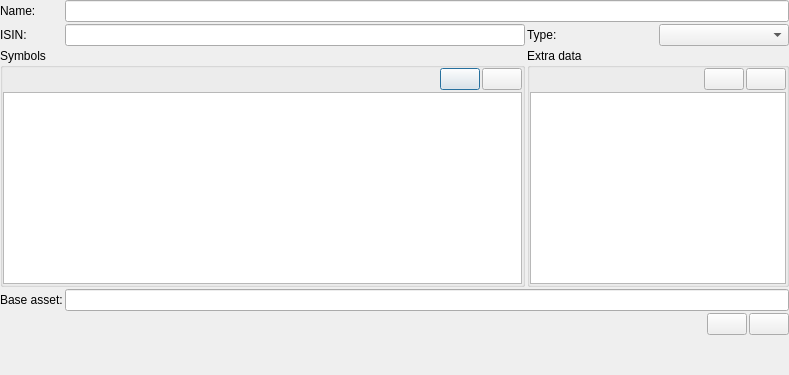
<?xml version="1.0" encoding="UTF-8"?>
<ui version="4.0">
 <class>AssetDialog</class>
 <widget class="QDialog" name="AssetDialog">
  <property name="windowModality">
   <enum>Qt::ApplicationModal</enum>
  </property>
  <property name="geometry">
   <rect>
    <x>0</x>
    <y>0</y>
    <width>789</width>
    <height>375</height>
   </rect>
  </property>
  <property name="windowTitle">
   <string>Asset</string>
  </property>
  <property name="modal">
   <bool>false</bool>
  </property>
  <layout class="QGridLayout" name="gridLayout">
   <property name="leftMargin">
    <number>0</number>
   </property>
   <property name="topMargin">
    <number>0</number>
   </property>
   <property name="rightMargin">
    <number>0</number>
   </property>
   <property name="bottomMargin">
    <number>0</number>
   </property>
   <property name="spacing">
    <number>2</number>
   </property>
   <item row="1" column="2">
    <widget class="QLabel" name="TypeLbl">
     <property name="text">
      <string>Type:</string>
     </property>
    </widget>
   </item>
   <item row="1" column="3">
    <widget class="AssetTypeCombo" name="TypeCombo"/>
   </item>
   <item row="0" column="0">
    <widget class="QLabel" name="NameLbl">
     <property name="text">
      <string>Name:</string>
     </property>
    </widget>
   </item>
   <item row="1" column="1">
    <widget class="QLineEdit" name="isinEdit"/>
   </item>
   <item row="0" column="1" colspan="3">
    <widget class="QLineEdit" name="NameEdit"/>
   </item>
   <item row="1" column="0">
    <widget class="QLabel" name="isinLbl">
     <property name="text">
      <string>ISIN:</string>
     </property>
    </widget>
   </item>
   <item row="9" column="2">
    <spacer name="verticalSpacer">
     <property name="orientation">
      <enum>Qt::Vertical</enum>
     </property>
     <property name="sizeHint" stdset="0">
      <size>
       <width>20</width>
       <height>40</height>
      </size>
     </property>
    </spacer>
   </item>
   <item row="2" column="0" colspan="2">
    <widget class="QGroupBox" name="SymbolsBox">
     <property name="title">
      <string>Symbols</string>
     </property>
     <layout class="QVBoxLayout" name="verticalLayout">
      <property name="spacing">
       <number>2</number>
      </property>
      <property name="leftMargin">
       <number>0</number>
      </property>
      <property name="topMargin">
       <number>0</number>
      </property>
      <property name="rightMargin">
       <number>0</number>
      </property>
      <property name="bottomMargin">
       <number>0</number>
      </property>
      <item>
       <widget class="QWidget" name="SymbolsEditWidget" native="true">
        <layout class="QHBoxLayout" name="horizontalLayout_2">
         <property name="spacing">
          <number>2</number>
         </property>
         <property name="leftMargin">
          <number>0</number>
         </property>
         <property name="topMargin">
          <number>0</number>
         </property>
         <property name="rightMargin">
          <number>0</number>
         </property>
         <property name="bottomMargin">
          <number>0</number>
         </property>
         <item>
          <spacer name="horizontalSpacer_2">
           <property name="orientation">
            <enum>Qt::Horizontal</enum>
           </property>
           <property name="sizeHint" stdset="0">
            <size>
             <width>40</width>
             <height>20</height>
            </size>
           </property>
          </spacer>
         </item>
         <item>
          <widget class="QPushButton" name="AddSymbolButton">
           <property name="text">
            <string/>
           </property>
          </widget>
         </item>
         <item>
          <widget class="QPushButton" name="RemoveSymbolButton">
           <property name="text">
            <string/>
           </property>
          </widget>
         </item>
        </layout>
       </widget>
      </item>
      <item>
       <widget class="QTableView" name="SymbolsTable">
        <property name="editTriggers">
         <set>QAbstractItemView::AnyKeyPressed|QAbstractItemView::EditKeyPressed|QAbstractItemView::SelectedClicked</set>
        </property>
        <property name="alternatingRowColors">
         <bool>true</bool>
        </property>
        <property name="selectionBehavior">
         <enum>QAbstractItemView::SelectRows</enum>
        </property>
        <attribute name="verticalHeaderVisible">
         <bool>false</bool>
        </attribute>
        <attribute name="verticalHeaderMinimumSectionSize">
         <number>20</number>
        </attribute>
        <attribute name="verticalHeaderDefaultSectionSize">
         <number>20</number>
        </attribute>
       </widget>
      </item>
     </layout>
    </widget>
   </item>
   <item row="3" column="0">
    <widget class="QLabel" name="BaseLbl">
     <property name="text">
      <string>Base asset:</string>
     </property>
    </widget>
   </item>
   <item row="2" column="2" colspan="2">
    <widget class="QGroupBox" name="DataBox">
     <property name="title">
      <string>Extra data</string>
     </property>
     <layout class="QVBoxLayout" name="verticalLayout_2">
      <property name="spacing">
       <number>2</number>
      </property>
      <property name="leftMargin">
       <number>0</number>
      </property>
      <property name="topMargin">
       <number>0</number>
      </property>
      <property name="rightMargin">
       <number>0</number>
      </property>
      <property name="bottomMargin">
       <number>0</number>
      </property>
      <item>
       <widget class="QWidget" name="DataEditWidget" native="true">
        <layout class="QHBoxLayout" name="horizontalLayout_3">
         <property name="spacing">
          <number>2</number>
         </property>
         <property name="leftMargin">
          <number>0</number>
         </property>
         <property name="topMargin">
          <number>0</number>
         </property>
         <property name="rightMargin">
          <number>0</number>
         </property>
         <property name="bottomMargin">
          <number>0</number>
         </property>
         <item>
          <spacer name="horizontalSpacer_3">
           <property name="orientation">
            <enum>Qt::Horizontal</enum>
           </property>
           <property name="sizeHint" stdset="0">
            <size>
             <width>40</width>
             <height>20</height>
            </size>
           </property>
          </spacer>
         </item>
         <item>
          <widget class="QPushButton" name="AddDataButton">
           <property name="text">
            <string/>
           </property>
          </widget>
         </item>
         <item>
          <widget class="QPushButton" name="RemoveDataButton">
           <property name="text">
            <string/>
           </property>
          </widget>
         </item>
        </layout>
       </widget>
      </item>
      <item>
       <widget class="QTableView" name="DataTable"/>
      </item>
     </layout>
    </widget>
   </item>
   <item row="8" column="0" colspan="4">
    <widget class="QFrame" name="ButtonsFrame">
     <property name="frameShape">
      <enum>QFrame::NoFrame</enum>
     </property>
     <property name="frameShadow">
      <enum>QFrame::Raised</enum>
     </property>
     <layout class="QHBoxLayout" name="horizontalLayout">
      <property name="spacing">
       <number>2</number>
      </property>
      <property name="leftMargin">
       <number>0</number>
      </property>
      <property name="topMargin">
       <number>0</number>
      </property>
      <property name="rightMargin">
       <number>0</number>
      </property>
      <property name="bottomMargin">
       <number>0</number>
      </property>
      <item>
       <spacer name="horizontalSpacer">
        <property name="orientation">
         <enum>Qt::Horizontal</enum>
        </property>
        <property name="sizeHint" stdset="0">
         <size>
          <width>40</width>
          <height>20</height>
         </size>
        </property>
       </spacer>
      </item>
      <item>
       <widget class="QPushButton" name="CancelButton">
        <property name="text">
         <string/>
        </property>
       </widget>
      </item>
      <item>
       <widget class="QPushButton" name="OkButton">
        <property name="text">
         <string/>
        </property>
       </widget>
      </item>
     </layout>
    </widget>
   </item>
   <item row="3" column="1" colspan="3">
    <widget class="QLineEdit" name="BaseAssetEdit"/>
   </item>
  </layout>
 </widget>
 <customwidgets>
  <customwidget>
   <class>AssetTypeCombo</class>
   <extends>QComboBox</extends>
   <header>jal/widgets/db_lookup_combobox.h</header>
  </customwidget>
 </customwidgets>
 <resources/>
 <connections/>
</ui>
